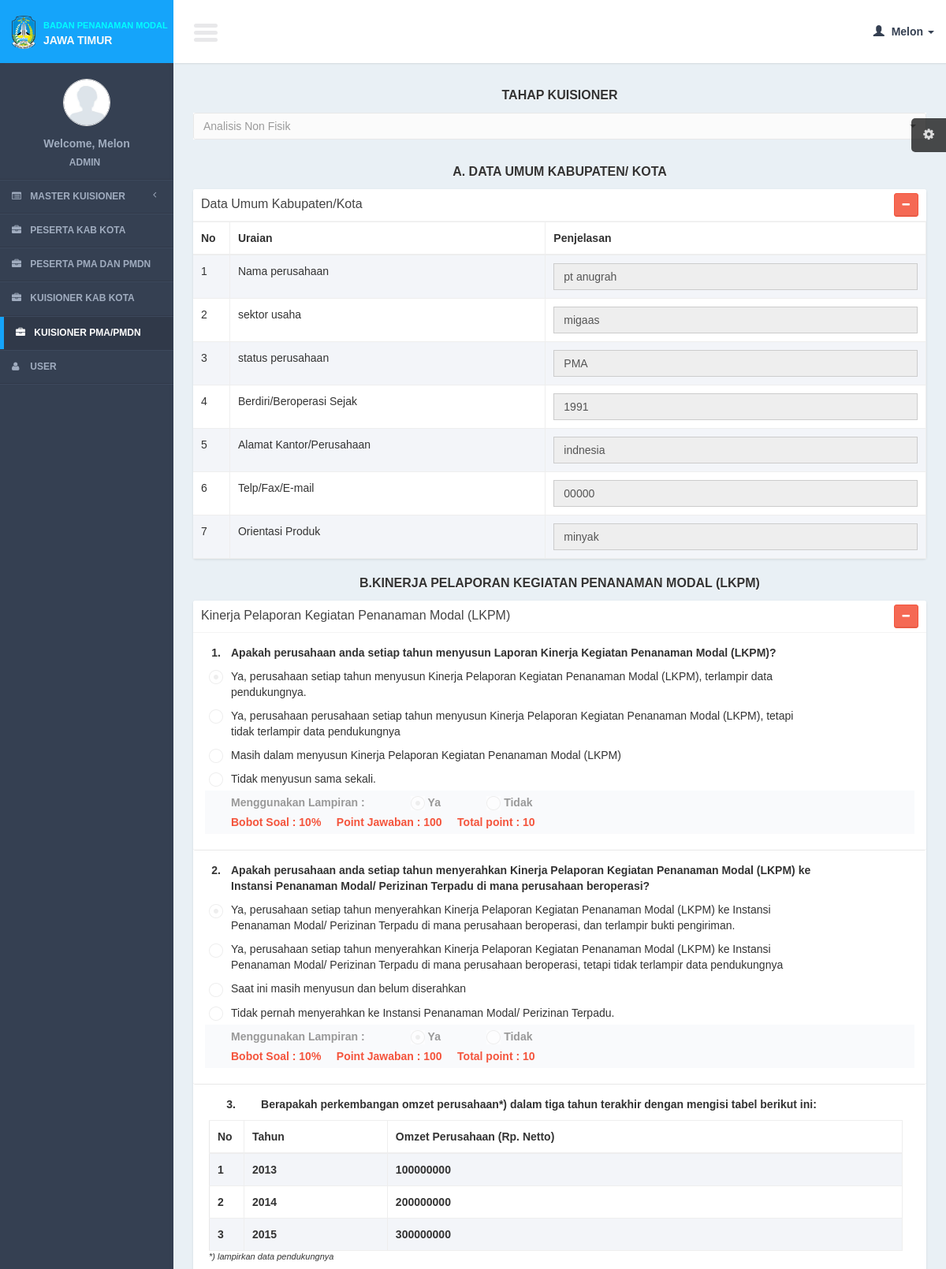
The app's page /controllers/kuisioner_pma.php?page=list_answer&answer_pma_id=3&data_id=6 (signed in, upper part) with its own data.
### tables this page shows
CREATE TABLE IF NOT EXISTS `phase` (
`phase_id` int(11) NOT NULL,
  `phase_name` text NOT NULL,
  `phase_description` text NOT NULL
);

CREATE TABLE IF NOT EXISTS `answers_pma1` (
`answer_pma1_id` int(11) NOT NULL,
  `answer_pma_id` int(11) NOT NULL,
  `qp1_id` int(11) NOT NULL,
  `answer_pma1_question` varchar(200) NOT NULL,
  `answer_pma1_answer` text NOT NULL
);

CREATE TABLE IF NOT EXISTS `categories_pma` (
`cat_pma_id` int(11) NOT NULL,
  `cat_pma_number` varchar(50) NOT NULL,
  `cat_pma_name` varchar(200) NOT NULL
);

CREATE TABLE IF NOT EXISTS `questions_pma2` (
`qp2_id` int(11) NOT NULL,
  `qp2_type` int(11) NOT NULL,
  `qp2_number` varchar(10) NOT NULL,
  `qp2_name` text NOT NULL,
  `qp2_cat_pma_id` int(11) NOT NULL,
  `qp2_weight` int(11) NOT NULL,
  `qp2_description` text NOT NULL,
  `data_id` int(11) NOT NULL
);

CREATE TABLE IF NOT EXISTS `questions_pma2_details` (
`qp2d_id` int(11) NOT NULL,
  `qp2d_type` int(11) NOT NULL,
  `qp2_id` int(11) NOT NULL,
  `qp2d_number` varchar(10) NOT NULL,
  `qp2d_name` text NOT NULL,
  `qp2d_point` int(11) NOT NULL
);

CREATE TABLE IF NOT EXISTS `answers_pma2` (
`answer_pma2_id` int(11) NOT NULL,
  `answer_pma_id` int(11) NOT NULL,
  `qp2_id` int(11) NOT NULL,
  `qp2_weight` int(11) NOT NULL,
  `qp2d_id` int(11) NOT NULL,
  `answer_pma2_point` int(11) NOT NULL,
  `answer_pma2_point_value` int(11) NOT NULL,
  `answer_pma2_attachment` int(11) NOT NULL
);

CREATE TABLE IF NOT EXISTS `qp_1_3_2` (
`qp_id` int(11) NOT NULL,
  `qp_name` text NOT NULL,
  `qp_type` int(11) NOT NULL,
  `data_id` int(11) NOT NULL
);

CREATE TABLE IF NOT EXISTS `answers_qp_132_details` (
`answer_qp_132_detail_id` int(11) NOT NULL,
  `answer_qp_132_id` int(11) NOT NULL,
  `qp_id` int(11) NOT NULL,
  `answer_number` int(11) NOT NULL,
  `answer_qp_132_detail_type` int(11) NOT NULL,
  `answer_qp_132_detail_answer` int(11) NOT NULL
);

### models/kuisioner_pma_model.php (called while the page is built, shortened)
<?php
function get_phase_id($answer_pma_id){
	$query = mysql_query("select  *
	FROM answers_pma
	where answer_pma_id = '$answer_pma_id'
			");
	$row = mysql_fetch_object($query);
	return $row->phase_id;
}
function select_answer_detail($answer_pma_id){
	$query = mysql_query("select *
		from  answers_pma1
		where answer_pma_id = '$answer_pma_id'
		order by qp1_id
			");
	return $query;
}
function get_item_pma_pma2($answer_id,$qp2_id){
	$query =mysql_query("SELECT a.*, b.qp2_weight AS bobot
							FROM answers_pma2 a
						JOIN questions_pma2 b ON a.qp2_id = b.qp2_id WHERE  a.answer_pma_id = '".$answer_id."' AND a.qp2_id='".$qp2_id."'");
	$row = mysql_fetch_object($query);
	return $row;
}
?>

### views/kuisioner_pma/list_answer_pma_institusi.php (the view, shortened to what this page needs)
<?php
               $q_cat = mysql_query("select * from categories_pma order by cat_pma_id");
			   while($r_cat = mysql_fetch_array($q_cat)){
?>
                          <div class="title_page"> <?= strtoupper($r_cat['cat_pma_number'].".".$r_cat['cat_pma_name']);?></div>
                    <div class="row">
                        <div class="col-xs-12">
                            <div class="box">
                              <div class="box-header">
                                <div class="pull-right box-tools">
                                        <button class="btn btn-danger btn-sm" data-widget='collapse' data-toggle="tooltip" title="Collapse"><i class="fa fa-minus"></i></button>
                                   </div>
                                   <h3 class="box-title"><?= ucwords($r_cat['cat_pma_name'])?></h3>
                                </div>
                        <?php
                                     $q_question = mysql_query("select * from questions_pma2 where qp2_cat_pma_id = '$r_cat[cat_pma_id]' and data_id = '$data_id' order by qp2_id");
										$no_question = 1;
										while($r_question = mysql_fetch_array($q_question)){
										?>
                                <div class="box-body table-responsive" style="border-bottom:1px solid #e8e8e8; " >
                                <div class="col-md-12">
                                        <table id="" width="100%"  cellpadding="5">
                                          <tr>
                                          <td width="3%" valign="top" align="center"><strong><?= $no_question."."; ?></strong></td>
                                            <td width="84%"><b> <?= $r_question['qp2_name'] ?>  </b> </td>
                                            <td width="10%">
                                            </td>
                                          </tr>
                                            <?php
                                        $q_q_d = mysql_query("select * from questions_pma2_details where qp2_id = '".$r_question['qp2_id']."'  	order by qp2d_id	 ");
										while($r_q_d = mysql_fetch_array($q_q_d)){
										?>
                                             <tr>
                                           <td valign="top" align="center">
                                           </td>
                                            <td valign="top"> <?= $r_q_d['qp2d_name'] ?></td>
                                           <td>&nbsp;</td>
                                          </tr>
                                          <?php
										}
										if($r_question['qp2_type'] == 1){
											  include 'qp_132.php';
										  }else if($r_question['qp2_type'] == 2){
											  include 'qp_133.php';
										  }else if($r_question['qp2_type'] == 3){
											  include 'qp_211.php';
										  }else if($r_question['qp2_type'] == 4){
											  include 'qp_311.php';
										  }
										 ?>
                                                <tr style="background-color:#F9FAFC; color:#999" height="50">
                                           <td></td>
                                           <?php
										   	if($r_question['qp2_type'] == 0){
                                           		$answer_item_pma = get_item_pma_pma2($answer_pma_id,$r_question['qp2_id']);
												$bobot_soal = $answer_item_pma->bobot;
												$point = $answer_item_pma->answer_pma2_point;
												$point_value =($answer_item_pma->answer_pma2_point /100) * $answer_item_pma->bobot ;
										  	}else if($r_question['qp2_type'] == 1){
											  	$answer_item_pma = get_item_pma_132($answer_pma_id,$r_question['qp2_id']);
										  		$bobot_soal = $answer_item_pma->bobot;
												$point = $answer_item_pma->answer_qp_132_point;
												$point_value = ($answer_item_pma->answer_qp_132_point /100) * $answer_item_pma->bobot ;
											}else if($r_question['qp2_type'] == 2){
											 	$answer_item_pma = get_item_pma_133($answer_pma_id,$r_question['qp2_id']);
												$bobot_soal = $answer_item_pma->bobot;
												$point = $answer_item_pma->answer_qp_133_point;
												$point_value = ($answer_item_pma->answer_qp_133_point /100) * $answer_item_pma->bobot ;
											}else if($r_question['qp2_type'] == 3){
											 	 $answer_item_pma = get_item_pma_211($answer_pma_id,$r_question['qp2_id']);
												$bobot_soal = $answer_item_pma->bobot;
												$point = $answer_item_pma->answer_qp_211_point;
												$point_value = ($answer_item_pma->answer_qp_211_point /100) * $answer_item_pma->bobot ;
											}else if($r_question['qp2_type'] == 4){
											 	$answer_item_pma = get_item_pma_311($answer_pma_id,$r_question['qp2_id']);;
												$bobot_soal= $answer_item_pma->bobot;
												$point = $answer_item_pma->answer_qp_311_point;;
												$point_value = ($answer_item_pma->answer_qp_311_point /100) * $answer_item_pma->bobot ;
											}
										   ?>
											<td style="font-weight:bold;" valign="middle" colspan="2">Menggunakan Lampiran :
                                          &nbsp; &nbsp; &nbsp; &nbsp; &nbsp; &nbsp; &nbsp;    <label>
                                        </label> Ya
                                        &nbsp; &nbsp; &nbsp; &nbsp; &nbsp; &nbsp; &nbsp;
                                        <label>
                                        </label> Tidak
                                        <div style="color:#F4543C; font-weight:bold;">
                                        	Bobot Soal : <?=$bobot_soal?>% &nbsp; &nbsp;	Point Jawaban : <?=$point?> &nbsp; &nbsp;	Total point : <?=$point_value?>
                                        </div>
                                            </td>
                                            <td>
                                            </td>
                                          </tr>
                                        </table>
                                </div>
                                </div>
                                 <?php
										$no_question++;
										}
										?>
                            </div>
                        </div>
                    </div>
             <?
             }
			 ?>

### views/kuisioner_pma/list_answer_pma.php (shortened to what this page needs)
<section class="content">
                   <div class="row">
                        <div class="col-md-12">
                            <div class="title_page"> TAHAP KUISIONER
						 </div>
                                       <div class="form-group">
                                     <select id="basic" name="i_phase_id" class="selectpicker show-tick form-control" data-live-search="true"  disabled="disabled">
                                       <?php
									$phase_id = get_phase_id($answer_pma_id);
                                       $query_phase = mysql_query("select * from phase order by phase_id");
                                       while($row_phase = mysql_fetch_array($query_phase)){
                                       ?>
                                        <option value="<?= $row_phase['phase_id']?>" <?php if($phase_id == $row_phase['phase_id']){?> selected="selected"<? } ?>><?= $row_phase['phase_name'] ?></option>
                                       <?php
                                       }
                                       ?>
                                       </select>
                                       </div>
                       </div>
                   </div>
                <br />
                   <div class="row">
                       <div class="col-xs-12">
                          <div class="title_page"> A. DATA UMUM KABUPATEN/ KOTA</div>
                           <div class="box">
                              <div class="box-header">
                                   <div class="pull-right box-tools">
                                       <button class="btn btn-danger btn-sm" data-widget='collapse' data-toggle="tooltip" title="Collapse"><i class="fa fa-minus"></i></button>
                                   </div>
                                   <h3 class="box-title">Data Umum Kabupaten/Kota</h3>
                               </div>
                               <div class="box-body no-padding">
                                      <table id="" class="table table-bordered table-striped">
                                       <thead>
                                           <tr>
                                           <th width="5%">No</th>
                                               <th>Uraian</th>
                                               <th>Penjelasan</th>
                                           </tr>
                                       </thead>
                                       <tbody>
                                           <?php
                                          $no = 1;
                                           while($row = mysql_fetch_array($query)){
                                           ?>
                                           <tr>
                                           <td><?= $no?></td>
                                            <td><?= $row['answer_pma1_question']?></td>
                                         	<td>
                                            <input readonly="readonly" type="text" name="i_name" class="form-control" placeholder="Enter name ..." value="<?=$row['answer_pma1_answer'] ?>"/>
                                         </td>
                                           </tr>
                                         <?php
										$no++;
                                           }
                                           ?>
                                       </tbody>
                                   </table>
                               </div>
                           </div>
                       </div>
                   </div>

### views/kuisioner_pma/qp_132.php
<tr>
                                           <td colspan="3">
                                            <table id="" class="table table-bordered table-striped" style="border-left:1px solid #e8e8e8">
                                       <thead>
                                           <tr>
                                           <th width="5%">No</th>
                                               <?php
                                               $q_132 = mysql_query("select *
											 						from  qp_1_3_2
																	where data_id  = '$data_id' ");
											while($r_132 = mysql_fetch_array($q_132)){
											?>
                                               <th><?= $r_132['qp_name'] ?></th>
                                               <?php
											}
											?>
                                           </tr>
                                       </thead>
                                       <tbody>
                                         <?php
                                        for($i=1;$i<=3;$i++){ ?>
                                        <tr>
                                           <th width="5%"><?=$i?></th>
                                                <?php
											 $q_132 = mysql_query("select a.*,b.*
											 							from answers_qp_132 a
																		JOIN answers_qp_132_details b ON a.answer_qp_132_id  = b.answer_qp_132_id
																		where answer_number  = '".$i."' AND answer_pma_id='".$answer_pma_id."' ");
											while($r_132 = mysql_fetch_array($q_132)){
											?>
                                                   <th><?= $r_132['answer_qp_132_detail_answer'] ?></th>
											<?php
											}
											?>
                                        </tr>
                                         <?  }?>
                                       </tbody>
                                   </table>
                                          <div class="table_note"> *) lampirkan data pendukungnya</div>
                                           </td>
                                         </tr>

### records on screen
phase: phase_name "Analisis Non Fisik"
answers_pma1: answer_pma1_question "Nama perusahaan", i_name "pt anugrah"
answers_pma1: answer_pma1_question "sektor usaha", i_name "migaas"
answers_pma1: answer_pma1_question "status perusahaan", i_name "PMA"
answers_pma1: answer_pma1_question "Berdiri/Beroperasi Sejak", i_name "1991"
answers_pma1: answer_pma1_question "Alamat Kantor/Perusahaan", i_name "indnesia"
answers_pma1: answer_pma1_question "Telp/Fax/E-mail", i_name "00000"
answers_pma1: answer_pma1_question "Orientasi Produk", i_name "minyak"
categories_pma: cat_pma_number+cat_pma_name "B.KINERJA PELAPORAN KEGIATAN PENANAMAN MODAL (LKPM)", cat_pma_name "Kinerja Pelaporan Kegiatan Penanaman Modal (LKPM)"
questions_pma2: qp2_name "Apakah perusahaan anda setiap tahun menyusun Laporan Kinerja Kegiatan Penanaman Modal (LKPM)?", qp2_weight "10", answers_pma2.answer_pma2_point "100"
questions_pma2_details: qp2d_name "Ya, perusahaan setiap tahun menyusun Kinerja Pelaporan Kegiatan Penanaman Modal (LKPM), terlampir data pendukungnya."
questions_pma2_details: qp2d_name "Ya, perusahaan perusahaan setiap tahun menyusun Kinerja Pelaporan Kegiatan Penanaman Modal (LKPM), tetapi tidak terlampir data pendukungnya"
questions_pma2_details: qp2d_name "Masih dalam menyusun Kinerja Pelaporan Kegiatan Penanaman Modal (LKPM)"
questions_pma2_details: qp2d_name "Tidak menyusun sama sekali."
questions_pma2: qp2_name "Apakah perusahaan anda setiap tahun menyerahkan Kinerja Pelaporan Kegiatan Penanaman Modal (LKPM) ke Instansi Penanaman Modal/ Perizinan Terpadu di mana perusahaan beroperasi?", qp2_weight "10", answers_pma2.answer_pma2_point "100"
questions_pma2_details: qp2d_name "Ya, perusahaan setiap tahun menyerahkan Kinerja Pelaporan Kegiatan Penanaman Modal (LKPM) ke Instansi Penanaman Modal/ Perizinan Terpadu di mana perusahaan beroperasi, dan terlampir bukti pengiriman."
questions_pma2_details: qp2d_name "Ya, perusahaan setiap tahun menyerahkan Kinerja Pelaporan Kegiatan Penanaman Modal (LKPM) ke Instansi Penanaman Modal/ Perizinan Terpadu di mana perusahaan beroperasi, tetapi tidak terlampir data pendukungnya"
questions_pma2_details: qp2d_name "Saat ini masih menyusun dan belum diserahkan"
questions_pma2_details: qp2d_name "Tidak pernah menyerahkan ke Instansi Penanaman Modal/ Perizinan Terpadu."
questions_pma2: qp2_name "Berapakah perkembangan omzet perusahaan*) dalam tiga tahun terakhir dengan mengisi tabel berikut ini:"
qp_1_3_2: qp_name "Tahun"
qp_1_3_2: qp_name "Omzet Perusahaan (Rp. Netto)"
answers_qp_132_details: answer_qp_132_detail_answer "2013"
answers_qp_132_details: answer_qp_132_detail_answer "100000000"
answers_qp_132_details: answer_qp_132_detail_answer "2014"
answers_qp_132_details: answer_qp_132_detail_answer "200000000"
answers_qp_132_details: answer_qp_132_detail_answer "2015"
answers_qp_132_details: answer_qp_132_detail_answer "300000000"

### other values on screen
$user_data[0] "Melon"
$user_data[1] "ADMIN"
